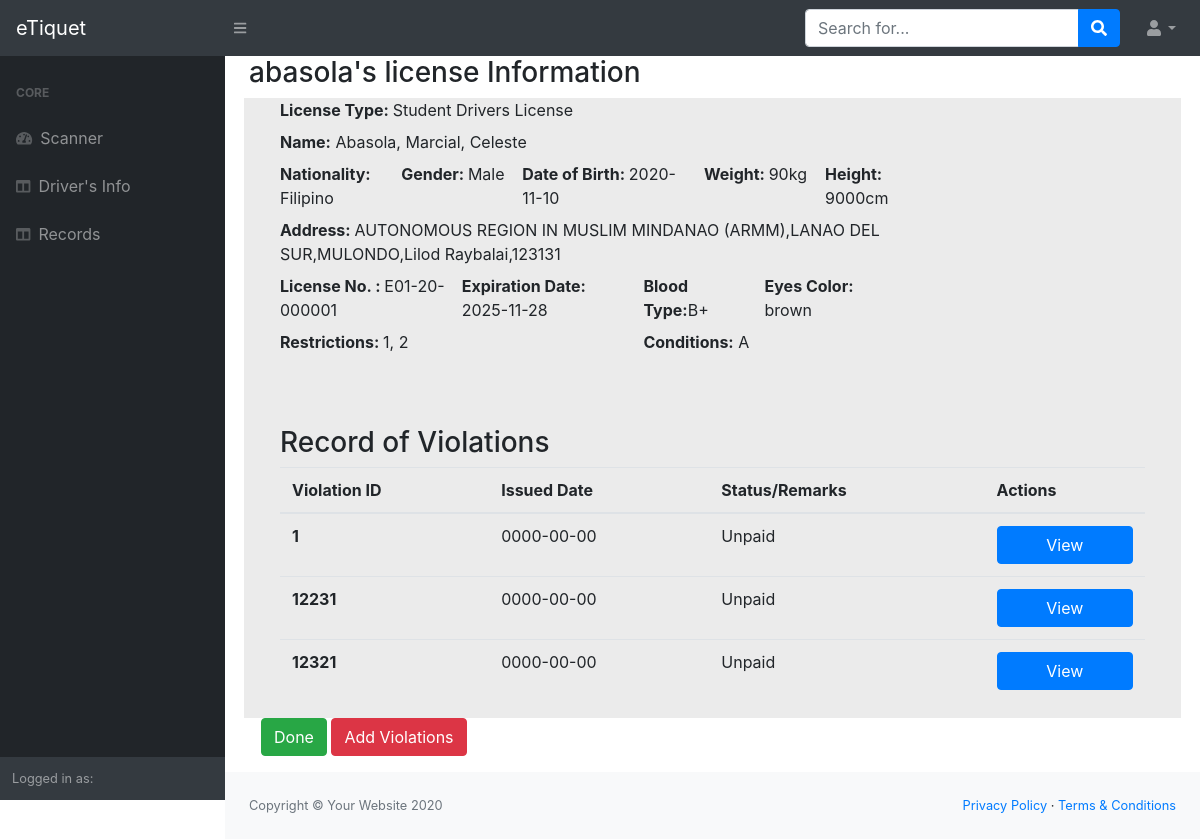
Page /officerView/driverInfo.php?LN=E01-20-000001 (signed in) on the committed database.
### tables this page shows
CREATE TABLE `tbl_drivers` (
  `driverNumber` int(11) NOT NULL,
  `licenseNumber` varchar(100) NOT NULL,
  `driverImage` longblob NOT NULL,
  `lastName` varchar(100) NOT NULL,
  `firstName` varchar(100) NOT NULL,
  `middleName` varchar(100) NOT NULL,
  `address` varchar(300) NOT NULL,
  `contactNumber` varchar(16) NOT NULL,
  `tinNumber` varchar(20) NOT NULL,
  `nationality` varchar(100) NOT NULL,
  `gender` varchar(100) NOT NULL,
  `birthDate` date NOT NULL,
  `height` varchar(100) NOT NULL,
  `weight` varchar(100) NOT NULL,
  `DSA` varchar(100) NOT NULL,
  `EA` varchar(100) NOT NULL,
  `bloodType` varchar(10) NOT NULL,
  `organDonor` varchar(10) NOT NULL,
  `civilStatus` varchar(100) NOT NULL,
  `hairColor` varchar(30) NOT NULL,
  `eyesColor` varchar(30) NOT NULL,
  `bodyBuilt` varchar(30) NOT NULL,
  `complexion` varchar(30) NOT NULL,
  `birthPlace` varchar(300) NOT NULL,
  `fatherName` varchar(100) NOT NULL,
  `motherName` varchar(100) NOT NULL,
  `spouseName` varchar(100) NOT NULL,
  `employerName` varchar(100) NOT NULL,
  `employerNumber` varchar(16) NOT NULL,
  `employerAddress` varchar(300) NOT NULL
);

CREATE TABLE `tbl_documents` (
  `id` int(11) NOT NULL,
  `licenseNumber` varchar(100) NOT NULL,
  `licenseType` varchar(100) NOT NULL DEFAULT 'Student',
  `restrictions` varchar(100) NOT NULL,
  `driverCondition` varchar(100) NOT NULL,
  `orcr` longblob NOT NULL,
  `licenseIssued` date NOT NULL DEFAULT current_timestamp(),
  `licenseExpiration` date NOT NULL,
  `status` varchar(100) NOT NULL DEFAULT 'Active'
);

CREATE TABLE `tbl_driverviolation` (
  `id` int(11) NOT NULL,
  `violationNumber` varchar(100) NOT NULL,
  `licenseNumber` varchar(100) NOT NULL,
  `staffID` varchar(100) NOT NULL,
  `violationID` varchar(100) NOT NULL,
  `apprehensionPlace` varchar(300) NOT NULL,
  `plateNumber` varchar(100) NOT NULL,
  `fileNumber` varchar(100) NOT NULL,
  `chassisNumber` varchar(100) NOT NULL,
  `engineNumber` varchar(100) NOT NULL,
  `registeredOwner` varchar(100) NOT NULL,
  `confiscatedItem` varchar(100) NOT NULL,
  `remarks` varchar(100) NOT NULL DEFAULT 'Unpaid',
  `issuedDate` date NOT NULL DEFAULT current_timestamp(),
  `dueDate` date NOT NULL
);

### officerView/driverInfo.php (the view, shortened to what this page needs)
<?php
$conn = OpenCon();
if(isset($_GET['LN'])) {
    $LicenseNumber = $_GET['LN'];
    $resultDoc = $conn->query("SELECT * FROM `tbl_documents` WHERE licenseNumber= '$LicenseNumber'")or die($conn->error);
    $resultDriver = $conn->query("SELECT * FROM `tbl_drivers` WHERE licenseNumber='$LicenseNumber'")or die($conn->error);
}else header("location: index.php");
if(mysqli_num_rows($resultDoc) == 1) $rowDoc = $resultDoc->fetch_array();
if(mysqli_num_rows($resultDriver) == 1) $rowDri = $resultDriver->fetch_array();
?>
<!DOCTYPE html>
<html lang="en">
    <head>
        <link href="../css/styles.css" rel="stylesheet" />
        <link href="https://cdn.datatables.net/1.10.20/css/dataTables.bootstrap4.min.css" rel="stylesheet" />
    </head>
    <body class="sb-nav-fixed">
        <nav class="sb-topnav navbar navbar-expand navbar-dark bg-dark">
            <a class="navbar-brand" href="index.php">eTiquet</a>
            <button class="btn btn-link btn-sm order-1 order-lg-0" id="sidebarToggle" href="#"><i class="fas fa-bars"></i></button>
            <form class="d-none d-md-inline-block form-inline ml-auto mr-0 mr-md-3 my-2 my-md-0">
                <div class="input-group">
                    <input class="form-control" type="text" placeholder="Search for..." aria-label="Search" aria-describedby="basic-addon2" />
                    <div class="input-group-append">
                        <button class="btn btn-primary" type="button"><i class="fas fa-search"></i></button>
                    </div>
                </div>
            </form>
            <ul class="navbar-nav ml-auto ml-md-0">
                <li class="nav-item dropdown">
                    <a class="nav-link dropdown-toggle" id="userDropdown" href="#" role="button" data-toggle="dropdown" aria-haspopup="true" aria-expanded="false"><i class="fas fa-user fa-fw"></i></a>
                </li>
            </ul>
        </nav>
        <div id="layoutSidenav">
            <div id="layoutSidenav_nav">
                <nav class="sb-sidenav accordion sb-sidenav-dark" id="sidenavAccordion">
                    <div class="sb-sidenav-menu">
                        <div class="nav">
                            <div class="sb-sidenav-menu-heading">Core</div>
                            <a class="nav-link" href="index.php">
                                <div class="sb-nav-link-icon"><i class="fas fa-tachometer-alt"></i></div>
                                Scanner
                            </a>
                            <a class="nav-link" href="driverInfo.php">
                                <div class="sb-nav-link-icon"><i class="fas fa-columns"></i></div>
                                Driver's Info
                            </a>
                            <a class="nav-link" href="record.php">
                                <div class="sb-nav-link-icon"><i class="fas fa-columns"></i></div>
                                Records
                            </a>
                        </div>
                    </div>
                    <div class="sb-sidenav-footer">
                        <div class="small">Logged in as:</div>
                    </div>
                </nav>
            </div>
            <div id="layoutSidenav_content">
                <main>
                <div class="container-fluid" style="background-color: white;">
                    <h3><?php echo $rowDri['lastName'].'\'s';?> license Information</h3>
                    <div class ="form-row">
                        <div class="container-fluid" style="background-color: rgb(235, 235, 235);">
                            <div class = "col-md-10">
                                <div class="form-group form-row">
                                    <div class="col-md-12">
                                        <label class="large"><b>License Type: </b><?php echo $rowDoc['licenseType']." Drivers License"; ?></label><br>
                                    </div>
                                    <div class="col-md-12">
                                        <label class="large"><b>Name:</b> <?php echo ucfirst($rowDri['lastName']) .", ". ucfirst($rowDri['firstName']).", ". ucfirst($rowDri['middleName']) ; ?></label><br>
                                    </div>
                                    <div class="col-md-2">
                                        <label class="large"><b>Nationality: </b><?php echo $rowDri['nationality']; ?></label><br>
                                    </div>
                                    <div class="col-md-2">
                                        <label class="large"><b>Gender: </b><?php echo $rowDri['gender']; ?></label><br>
                                    </div>
                                    <div class="col-md-3">
                                        <label class="large"><b>Date of Birth: </b><?php echo $rowDri['birthDate']; ?></label><br>
                                    </div>
                                    <div class="col-md-2">
                                        <label class="large"><b>Weight: </b><?php echo $rowDri['weight']; ?>kg</label><br>
                                    </div>
                                    <div class="col-md-2">
                                        <label class="large"><b>Height:</b> <?php echo $rowDri['height']; ?>cm</label><br>
                                    </div>
                                    <div class="col-md-12">
                                        <label class="large"><b>Address: </b><?php echo $rowDri['address']; ?></label><br>
                                    </div>
                                    <div class="col-md-3">
                                        <label class="large"><b>License No. : </b><?php echo $rowDri['licenseNumber']; ?></label><br>
                                    </div>
                                    <div class="col-md-3">
                                        <label class="large"><b>Expiration Date:</b> <?php echo $rowDoc['licenseExpiration']; ?></label><br>
                                    </div>
                                    <div class="col-md-2">
                                        <label class="large"><b>Blood Type:</b><?php echo $rowDri['bloodType']; ?></label><br>
                                    </div>
                                    <div class="col-md-2">
                                        <label class="large"><b>Eyes Color: </b><?php echo $rowDri['eyesColor']; ?></label><br>
                                    </div>
                                    <div class="col-md-6">
                                        <label class="large"><b>Restrictions: </b><?php echo $rowDoc['restrictions']; ?></label><br>
                                    </div>
                                    <div class="col-md-6">
                                        <label class="large"><b>Conditions:</b> <?php echo $rowDoc['driverCondition']; ?></label><br>
                                    </div>
                                </div>
                            </div>
                        </div><br><br><br>
                        <div class="container-fluid" style="background-color: rgb(235, 235, 235);">
                            <div class = "col-md-12">
                                <div class="form-group">
                                    <table class="table" id="dataTable" width="100%" cellspacing="0"><br><br>
                                        <h3>Record of Violations</h3>
                                        <thead class="thead">
                                            <tr>
                                                <th scope="col">Violation ID</th>
                                                <th scope="col">Issued Date</th>
                                                <th scope="col">Status/Remarks</th>
                                                <th scope="col">Actions</th>
                                            </tr>
                                        </thead>
                                        <tbody>
                                            <?php
                                            $sql = "select * from tbl_driverviolation where licenseNumber = '$LicenseNumber';";
                                            $result = mysqli_query($conn,$sql);
                                            $rows = array();
                                            $ctr = 0;
                                            while($r = mysqli_fetch_assoc($result)){
                                                $rows[] = $r;
                                            ?>
                                            <tr>
                                                <th scope="row"><?php echo $rows[$ctr]["violationNumber"];?></th>
                                                <td><?php echo $rows[$ctr]["issuedDate"];?></td>
                                                <td><?php echo $rows[$ctr]["remarks"];?></td>
                                                <td>
                                                <button id='viewDriver' value='' type='button' onClick='' class='btn btn-primary w-100'>View<i class='icon-eye float-left'></i></button><br>
                                                </td>
                                            </tr>
                                            <?php
                                            $ctr++;
                                            }
                                            ?>
                                        </tbody>
                                     </table>
                                    </div>
                                </div>
                            </div>
                        </div>
                        <div class = "form-group">
                            <div class = "col-md-12">
                                <a href= "index.php"><button class="btn btn-success" type="button" >Done</button></a>
                                <button type="button" class="btn btn-danger" data-toggle="modal" data-target=".bd-example-modal-lg">Add Violations</button>
                            </div>
                        </div>
                    </div>
                </main>
                <footer class="py-4 bg-light mt-auto">
                    <div class="container-fluid">
                        <div class="d-flex align-items-center justify-content-between small">
                            <div class="text-muted">Copyright &copy; Your Website 2020</div>
                            <div>
                                <a href="#">Privacy Policy</a>
                                &middot;
                                <a href="#">Terms &amp; Conditions</a>
                            </div>
                        </div>
                    </div>
                </footer>
            </div>
        </div>
    </body>
</html>

### rows in the picture
tbl_drivers: lastName "abasola", lastName "Abasola", firstName "Marcial", middleName "Celeste", nationality "Filipino", gender "Male", birthDate "2020-11-10", weight "90", height "9000", address "AUTONOMOUS REGION IN MUSLIM MINDANAO (ARMM),LANAO DEL SUR,MULONDO,Lilod Raybalai,123131", licenseNumber "E01-20-000001", bloodType "B+", eyesColor "brown"
tbl_documents: licenseType "Student", licenseExpiration "2025-11-28", restrictions "1, 2", driverCondition "A"
tbl_driverviolation: violationNumber "1", issuedDate "0000-00-00", remarks "Unpaid"
tbl_driverviolation: violationNumber "12231", issuedDate "0000-00-00", remarks "Unpaid"
tbl_driverviolation: violationNumber "12321", issuedDate "0000-00-00", remarks "Unpaid"
